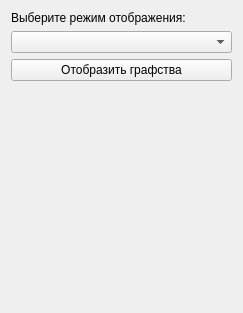
<?xml version="1.0" encoding="UTF-8"?>
<ui version="4.0">
 <class>ddmPosNegDeltaFilterWidget</class>
 <widget class="QWidget" name="ddmPosNegDeltaFilterWidget">
  <property name="geometry">
   <rect>
    <x>0</x>
    <y>0</y>
    <width>243</width>
    <height>313</height>
   </rect>
  </property>
  <property name="windowTitle">
   <string>Form</string>
  </property>
  <layout class="QVBoxLayout" name="verticalLayout_2">
   <item>
    <layout class="QVBoxLayout" name="verticalLayout">
     <item>
      <widget class="QLabel" name="label">
       <property name="text">
        <string>&lt;html&gt;&lt;head/&gt;&lt;body&gt;&lt;p&gt;Выберите режим отображения:&lt;/p&gt;&lt;/body&gt;&lt;/html&gt;</string>
       </property>
      </widget>
     </item>
     <item>
      <widget class="QComboBox" name="m_cbDeltaMode"/>
     </item>
     <item>
      <widget class="QPushButton" name="buttonApply">
       <property name="text">
        <string>Отобразить графства</string>
       </property>
       <property name="icon">
        <iconset resource="../icons.qrc">
         <normaloff>:/icons/icons/accept.png</normaloff>:/icons/icons/accept.png</iconset>
       </property>
      </widget>
     </item>
     <item>
      <spacer name="verticalSpacer">
       <property name="orientation">
        <enum>Qt::Vertical</enum>
       </property>
       <property name="sizeHint" stdset="0">
        <size>
         <width>20</width>
         <height>40</height>
        </size>
       </property>
      </spacer>
     </item>
    </layout>
   </item>
  </layout>
 </widget>
 <resources>
  <include location="../icons.qrc"/>
 </resources>
 <connections/>
</ui>
